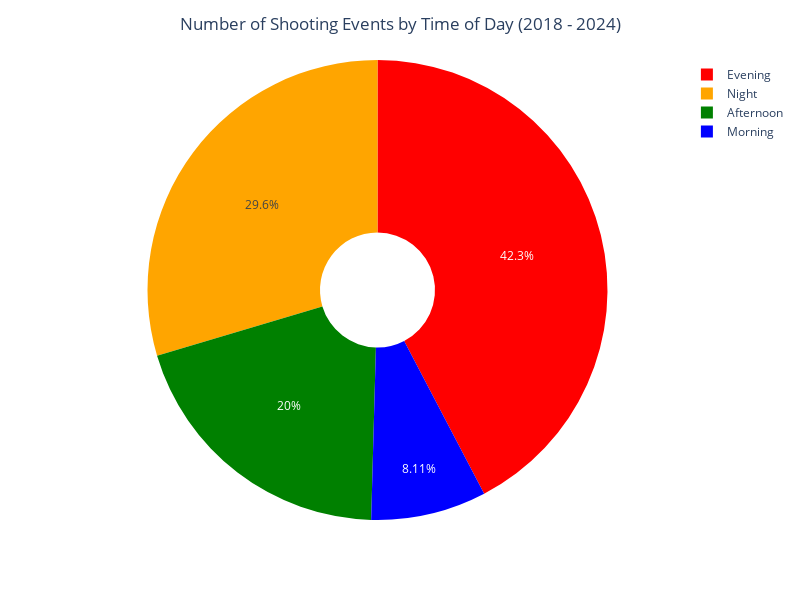

This figure's notebook cell:
### Code cell
figure = px.pie(df_ToD, values ='Number of Incidents', names =df_ToD.index, hole=.25, width=800, height=600,
                             #text = df_ToD.values
                             labels={"index" : 'Time of Day'},
                             color = df_ToD.index,
                             color_discrete_map = {df_ToD.index[0]: 'red', df_ToD.index[1]:'orange', df_ToD.index[2]:'green', df_ToD.index[3]: 'blue'}
                             #title= 'Number of Shooting Events by Time of Day (2018 - 2024)'
)

figure.update_layout(title={
                         'text': 'Number of Shooting Events by Time of Day (2018 - 2024)',
                         'x': 0.5,  # Center the title horizontally
                         'xanchor': 'center'  # Anchor the title to the center
})

figure

### Figure 1 — Plotly figure (JSON) as saved in the notebook; plotly's stock layout.template omitted (floating-point values rounded to 4 significant figures)
{"data": [{"customdata": [["Evening"], ["Night"], ["Afternoon"], ["Morning"]], "domain": {"x": [0, 1], "y": [0, 1]}, "hole": 0.25, "hovertemplate": "Time of Day=%{customdata[0]}<br>Number of Incidents=%{value}<extra></extra>", "labels": ["Evening", "Night", "Afternoon", "Morning"], "legendgroup": "", "marker": {"colors": ["red", "orange", "green", "blue"]}, "name": "", "showlegend": true, "values": [193, 135, 91, 37], "type": "pie"}], "layout": {"legend": {"tracegroupgap": 0}, "margin": {"t": 60}, "height": 600, "width": 800, "title": {"text": "Number of Shooting Events by Time of Day (2018 - 2024)", "x": 0.5, "xanchor": "center"}}}
